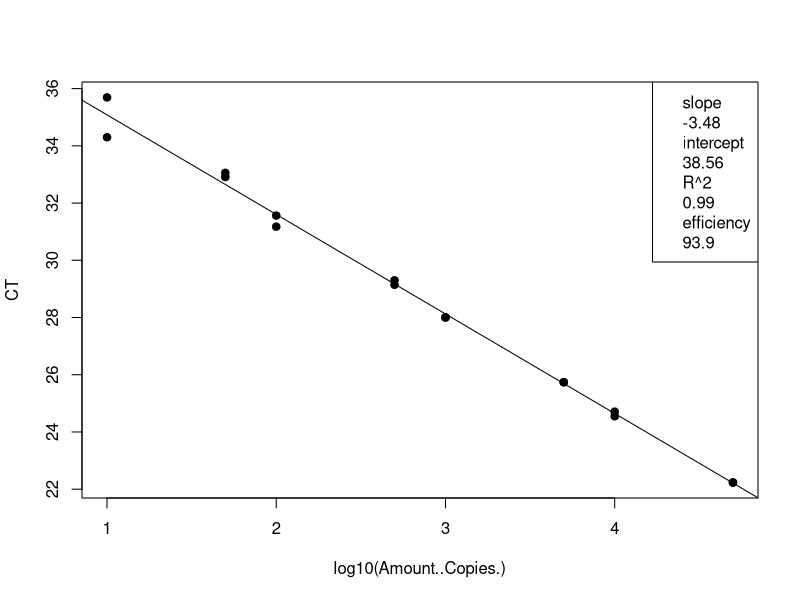
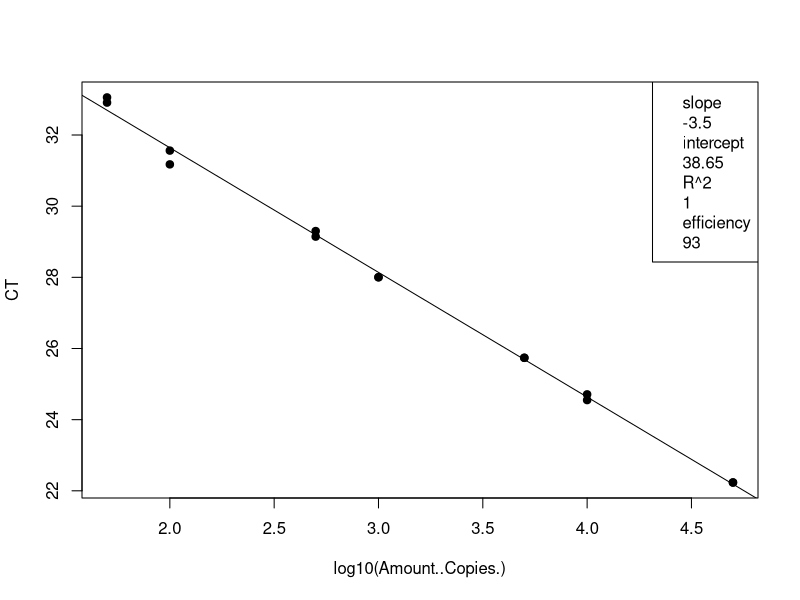
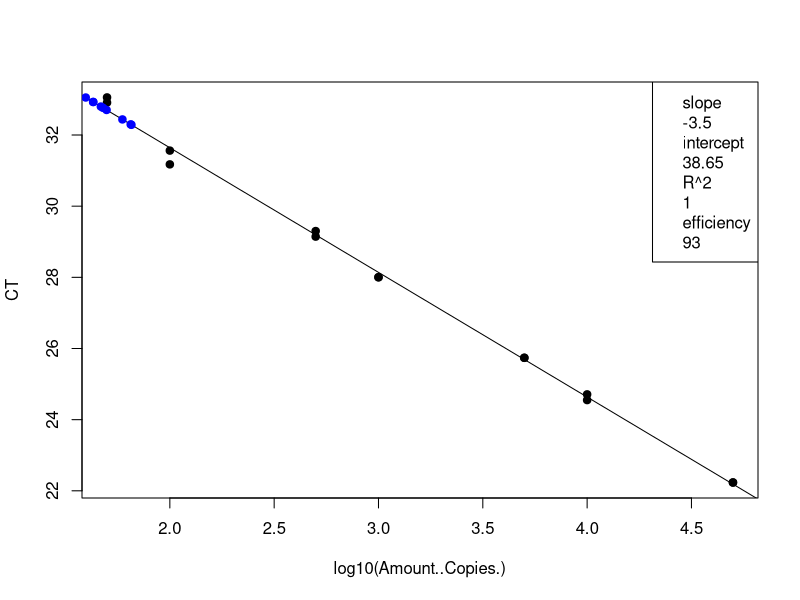
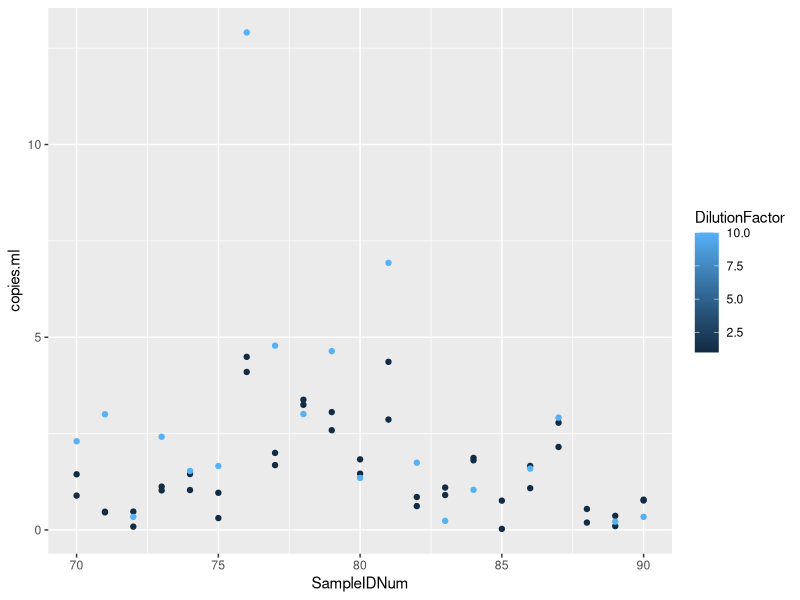

Recreate these plots in R, in order.
## ---- chunk 1
knitr::opts_chunk$set(echo = TRUE)

## ---- chunk 2
# load the data (note data file must be in this repository)
data <- read.csv("Plate4_Entero_qPCRConversion.csv")
View(data)

# clean up the data file (there is some stuff at the bottom and extra blank rows)
data <- data[-68:-70,] # This removes rows 92-95
data <- data[-74:-76,] # This removes rows 92-95
View(data)

# assign to the correct data class #warning message about NAs is OK
class(data$CT) # check the data class type
data$CT <- as.numeric(as.character(data$CT)) # change to numeric
data$Amount..Copies. <- as.numeric(as.character(data$Amount..Copies.)) # change to numeric
## ---- chunk 3
# linear regression of standard curve
standards = data[1:16,]
standardCurve <- lm(CT ~ log10(Amount..Copies.), data = standards)
  
standardCurvePlot <- plot(CT ~ log10(Amount..Copies.), data = standards, pch=19) 
abline(coef(standardCurve)) 
legend("topright", legend=c(paste= "slope", round(standardCurve$coefficients[2], 2), 
                            paste= "intercept", round(standardCurve$coefficients[1], 2), 
                            paste= "R^2", round(summary(standardCurve)$r.squared, 2),
                            paste = "efficiency", round((10^(-1/standardCurve$coefficients[2])-1)*100, 1)))
## ---- chunk 4
# remove standards that sucked and redo analysis NOT NEEDED 21 Jan 2020
standards <- standards[-15:-16,] # uncomment this line and change which rows to remove
standardCurve <- lm(CT ~ log10(Amount..Copies.), data = standards)

standardCurvePlot <- plot(CT ~ log10(Amount..Copies.), data = standards, pch=19)
abline(coef(standardCurve))
col = "blue"
legend("topright", legend=c(paste= "slope", round(standardCurve$coefficients[2], 2),
                            paste= "intercept", round(standardCurve$coefficients[1], 2),
                            paste= "R^2", round(summary(standardCurve)$r.squared, 2),
                            paste = "efficiency", round((10^(-1/standardCurve$coefficients[2])-1)*100, 1)))
## ---- chunk 5
# data set of unknowns including info on standard curve
#unknowns = subset(data, Name == "UNKNOWN")
unknowns = data[17:85,]
#unknowns <- unknowns[-1:-3,] # uncomment this line and change which rows to remove if these samples were outside of the standard curve

# add new columns to the data table
unknowns$plate_num = 1 #change to the actual plate number
unknowns$standard_slope = standardCurve$coefficients[2]
unknowns$standard_intercept = standardCurve$coefficients[1]
unknowns$R2 = summary(standardCurve)$r.squared
unknowns$efficiency =  (10^(-1/standardCurve$coefficients[2])-1)*100
  
# add a new column that interpolates copies/well from Ct for the unknowns
unknowns$log.copies.well = ((unknowns$CT - standardCurve$coefficients[1])/standardCurve$coefficients[2])
unknowns$copies.well = 10^unknowns$log.copies.well

# copies/ul extract accounting for dilution factor
vol.well = 3 #qPCR template volume in ul
unknowns$vol.well = vol.well
unknowns$copies.ul = ((unknowns$copies.well/vol.well)*unknowns$DilutionFactor)

# copies/extraction
vol.elution = 110 #DNA extraction elution volume in ul
unknowns$vol.elution = vol.elution
unknowns$copies.extraction = (unknowns$copies.ul*vol.elution)

# copies/ml #Volume is volume of sample filtered in mL
unknowns$copies.ml = (unknowns$copies.extraction/unknowns$Volume)


## ---- chunk 6
standards <- standards[-15:-16,] # uncomment this line and change which rows to remove
standardCurve <- lm(CT ~ log10(Amount..Copies.), data = standards)

standardCurvePlot <- plot(CT ~ log10(Amount..Copies.), data = standards, pch=19)
abline(coef(standardCurve))
col = "blue"
legend("topright", legend=c(paste= "slope", round(standardCurve$coefficients[2], 2),
                            paste= "intercept", round(standardCurve$coefficients[1], 2),
                            paste= "R^2", round(summary(standardCurve)$r.squared, 2),
                            paste = "efficiency", round((10^(-1/standardCurve$coefficients[2])-1)*100, 1)))

unknowns = unknowns[1:69,]
standardCurve <- lm(CT ~ log10(copies.well), data = unknowns)

standardCurvePlot <- points(CT ~ log10(copies.well), data = unknowns, pch=19, col = "blue")


#abline(coef(standardCurve))
#legend("topright", legend=c(paste= "slope", round(standardCurve$coefficients[2], 2),
                            #paste= "intercept", round(standardCurve$coefficients[1], 2),
                            #paste= "R^2", round(summary(standardCurve)$r.squared, 2),
                            #paste = "efficiency", round((10^(-1/standardCurve$coefficients[2])-1)*100, 1)))
## ---- chunk 7
# make a plot that compares the diluted to undiluted replicates for each sample including dilution factor
library("ggplot2")
unknowns$SampleIDNum <- as.numeric(as.character(unknowns$SampleIDNum)) # change to numeric
replicates = unknowns[1:71,]
#replicates <- replicates[-18,] # This removes rows (B11)
#replicates <- replicates[-32,] # This removes rows (D8)
#replicates <- replicates[-55,] # This removes rows (G5)
qplot(SampleIDNum,copies.ml, data=replicates, col=DilutionFactor)
## ---- chunk 8
# write csv file
write.csv(unknowns, file = "Plate4_Entero_ConvertedData.csv", row.names=FALSE, na="")

# average the replicates (if not strongly inhibited) and make a new file
averaged = unknowns[1:63,]
averaged$averaged <- tapply(unknowns$copies.ml, unknowns$SampleIDNum, mean)
write.csv(averaged, file = "Plate4_Entero_Averaged.csv", row.names=FALSE, na="")
